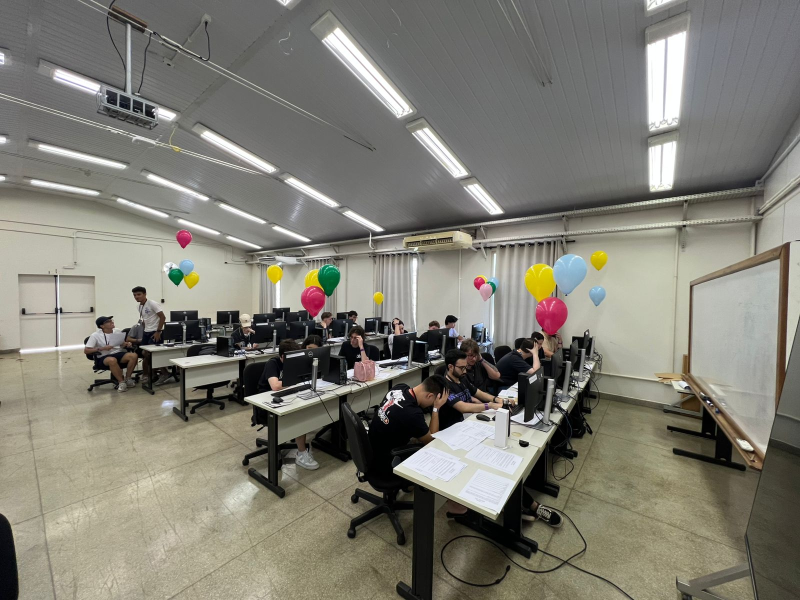
#> input picture baloes/Foto_Teste_2.jpeg, 1600 x 1200 px (shown at 1/2 size)
$ python calibrate_hsv.py --imagem Foto_Teste_2.jpeg
#> lines starting #> are read from the running program, lines starting #| are printed output that depends on the picture; after the words box and inside, x2 and y2 are one past the last pixel; in counts of white or black regions, pixels touching at a corner belong together
"""Ferramenta interativa de calibração de faixas HSV para cores de balão."""

import argparse
import json
import sys

import cv2
import numpy as np


_JANELA_CONTROLES = "Calibracao HSV - Controles"
_JANELA_MASCARA = "Mascara resultante"
_JANELA_ORIGINAL = "Imagem original"


def _criar_trackbars(janela: str) -> None:
    cv2.createTrackbar("H min", janela, 0,   179, lambda _: None)
    cv2.createTrackbar("H max", janela, 179, 179, lambda _: None)
    cv2.createTrackbar("S min", janela, 0,   255, lambda _: None)
    cv2.createTrackbar("S max", janela, 255, 255, lambda _: None)
    cv2.createTrackbar("V min", janela, 0,   255, lambda _: None)
    cv2.createTrackbar("V max", janela, 255, 255, lambda _: None)


def _ler_trackbars(janela: str) -> tuple:
    h_min = cv2.getTrackbarPos("H min", janela)
    h_max = cv2.getTrackbarPos("H max", janela)
    s_min = cv2.getTrackbarPos("S min", janela)
    s_max = cv2.getTrackbarPos("S max", janela)
    v_min = cv2.getTrackbarPos("V min", janela)
    v_max = cv2.getTrackbarPos("V max", janela)
    return h_min, h_max, s_min, s_max, v_min, v_max


def _faixa_para_json(h_min, h_max, s_min, s_max, v_min, v_max) -> dict:
    return {
        "lower": [h_min, s_min, v_min],
        "upper": [h_max, s_max, v_max],
    }


def main() -> None:
    parser = argparse.ArgumentParser(
        description=(
            "Calibração interativa de faixas HSV. "
            "Pressione 's' para salvar faixa, 'q' para sair e imprimir JSON."
        )
    )
    parser.add_argument("--imagem", required=True, help="Imagem de exemplo para calibrar.")
    parser.add_argument("--cor", default="nova_cor", help="Nome da cor sendo calibrada.")
    args = parser.parse_args()

    bgr = cv2.imread(args.imagem)
#> bgr is the input picture: shape (1200, 1600, 3); mean B, G, R 116, 125.9, 128.1
    if bgr is None:
        print(f"Erro: não foi possível carregar '{args.imagem}'", file=sys.stderr)
        sys.exit(1)

    # Redimensiona para caber na tela, mantendo proporção
    altura, largura = bgr.shape[:2]
#> altura = 1200; largura = 1600
    if largura > 1000:
        escala = 1000 / largura
#> escala = 0.625
        bgr = cv2.resize(bgr, (1000, int(altura * escala)))
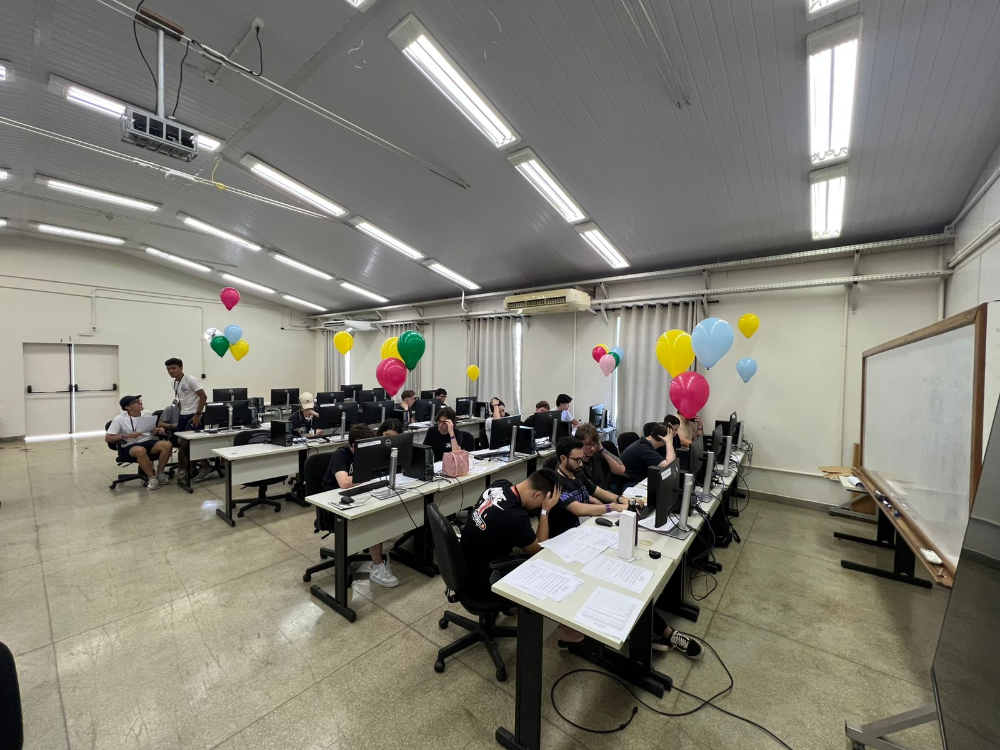
#> bgr: shape (750, 1000, 3); mean B, G, R 115.9, 125.8, 128

    hsv = cv2.cvtColor(bgr, cv2.COLOR_BGR2HSV)
#> hsv: shape (750, 1000, 3); mean H, S, V 38.9, 33.5, 129.3

    # Janela de controles precisa de uma imagem mínima para hospedar trackbars
    painel_ctrl = np.zeros((10, 400, 3), dtype=np.uint8)
    cv2.namedWindow(_JANELA_CONTROLES)
    cv2.imshow(_JANELA_CONTROLES, painel_ctrl)
    _criar_trackbars(_JANELA_CONTROLES)
#> slider 'H min' is set to 35
#> slider 'S min' is set to 51
#> slider 'V min' is set to 51

    cv2.namedWindow(_JANELA_ORIGINAL)
    cv2.imshow(_JANELA_ORIGINAL, bgr)

    cv2.namedWindow(_JANELA_MASCARA)

    faixas_salvas: list[dict] = []

    print("=" * 50)
    print(f"Calibrando cor: {args.cor!r}")
    print("Teclas:")
    print("  s  — salva a faixa atual (permite capturar 2ª faixa para vermelho)")
    print("  q  — sai e imprime JSON")
    print("=" * 50)

    while True:
        vals = _ler_trackbars(_JANELA_CONTROLES)
        h_min, h_max, s_min, s_max, v_min, v_max = vals

        lower = np.array([h_min, s_min, v_min], dtype=np.uint8)
        upper = np.array([h_max, s_max, v_max], dtype=np.uint8)
        mascara = cv2.inRange(hsv, lower, upper)
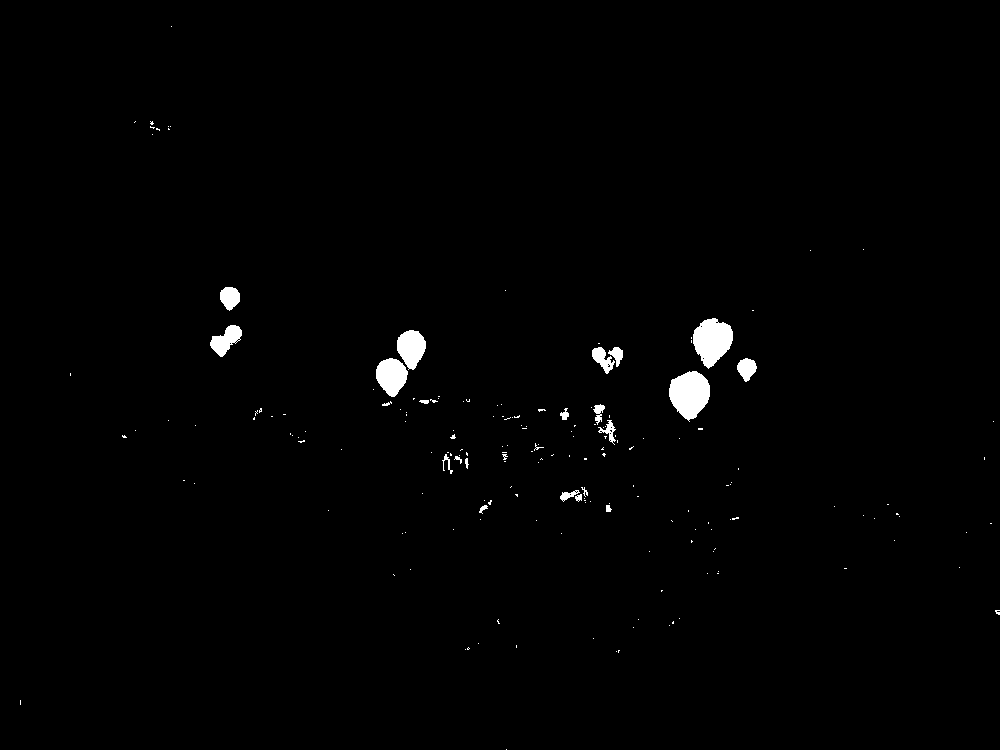
#> mascara: shape (750, 1000); 1% white; 185 white regions (162 under 20 px), largest, box (x1, y1, x2, y2) and area: (669, 371, 710, 422) 1464, (693, 318, 733, 369) 1375, (376, 358, 408, 397) 880

        mascara_colorida = cv2.bitwise_and(bgr, bgr, mask=mascara)
        cv2.imshow(_JANELA_MASCARA, mascara_colorida)

        tecla = cv2.waitKey(30) & 0xFF
#> (key q is pressed here)

        if tecla == ord("s"):
            faixa = _faixa_para_json(*vals)
            faixas_salvas.append(faixa)
            print(f"\nFaixa {len(faixas_salvas)} salva: {faixa}")
            if len(faixas_salvas) == 1:
                print("Ajuste os trackbars para capturar a 2ª faixa (vermelho) ou pressione 'q'.")

        elif tecla == ord("q"):
            break

    cv2.destroyAllWindows()

    if not faixas_salvas:
        # Usa os valores atuais dos trackbars se nenhuma foi salva explicitamente
        faixas_salvas.append(_faixa_para_json(*_ler_trackbars(_JANELA_CONTROLES)))

    entrada_json = {
        "nome": args.cor,
        "faixas": faixas_salvas,
    }

    print("\n=== Cole o trecho abaixo em config/cores.json (dentro de 'cores') ===")
    print(json.dumps(entrada_json, ensure_ascii=False, indent=2))


if __name__ == "__main__":
    main()

$ run again, on baloes/WhatsApp Image 2026-06-26 at 16.26.45.jpeg
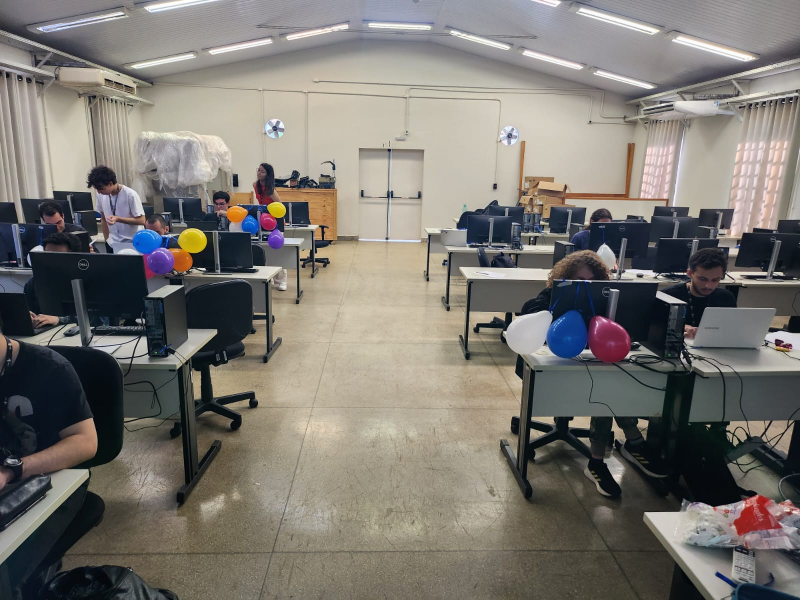
#> input picture baloes/WhatsApp Image 2026-06-26 at 16.26.45.jpeg, 1600 x 1200 px (shown at 1/2 size)
#> in main, bgr is the input picture: shape (1200, 1600, 3); mean B, G, R 113.2, 119.1, 122.9
#> bgr: shape (750, 1000, 3)
#> hsv: shape (750, 1000, 3); mean H, S, V 55.5, 53.4, 127.9
#> in main, `mascara = cv2.inRange(hsv, lower, upper)`:
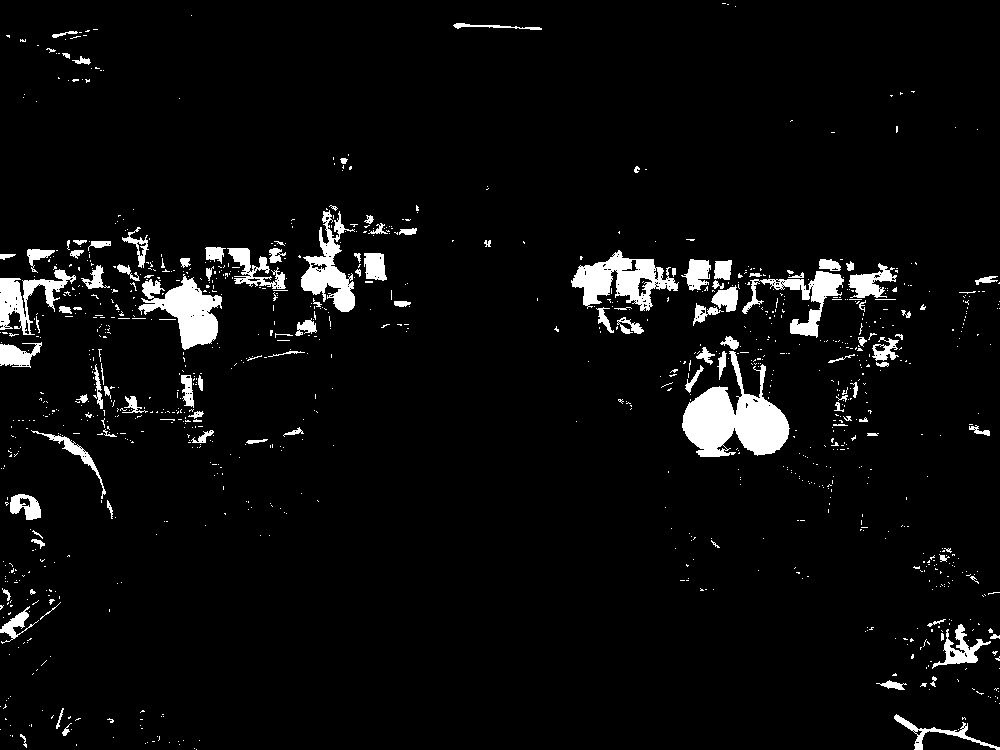
#> mascara: shape (750, 1000); 4.7% white; 1066 white regions (949 under 20 px), largest, box (x1, y1, x2, y2) and area: (682, 351, 790, 457) 5565, (571, 250, 679, 311) 3070, (138, 274, 222, 350) 2998
#> in main, `mascara_colorida = cv2.bitwise_and(bgr, bgr, mask=mascara)`:
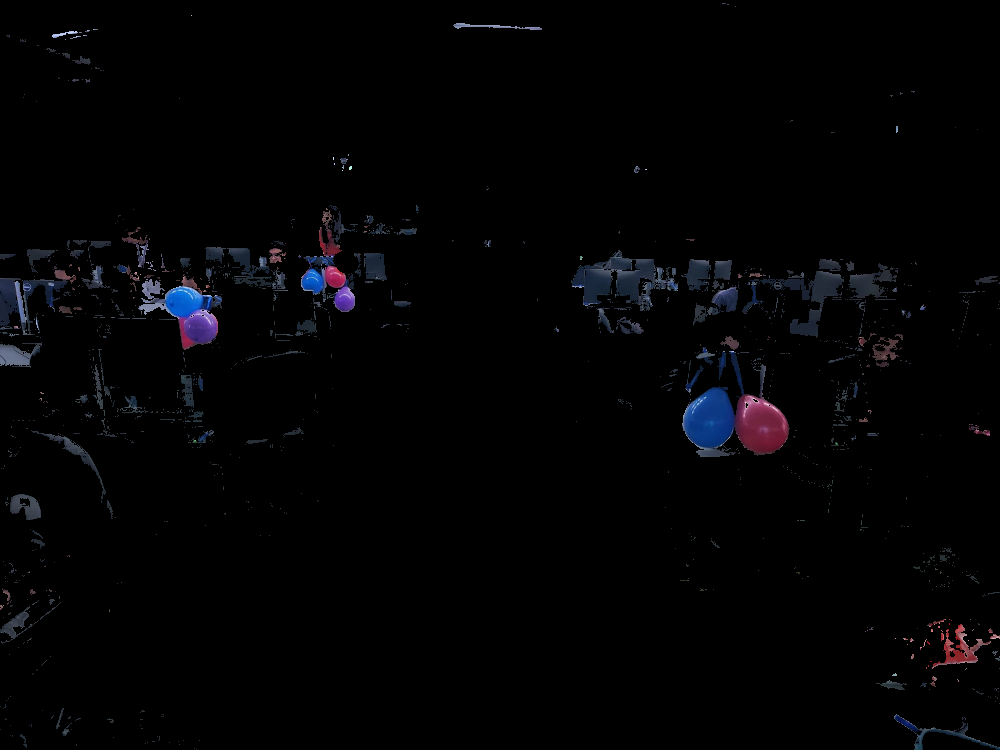
#> mascara_colorida: shape (750, 1000, 3); mean B, G, R 4, 2.8, 2.8

$ run again, on baloes/WhatsApp Image 2026-06-26 at 16.26.50.jpeg
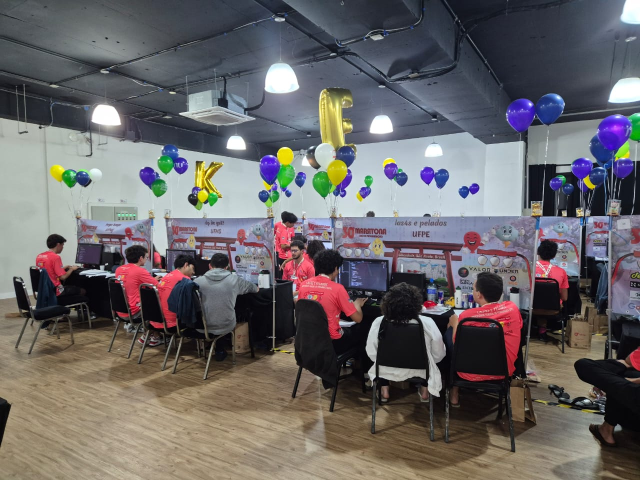
#> input picture baloes/WhatsApp Image 2026-06-26 at 16.26.50.jpeg, 1280 x 960 px (shown at 1/2 size)
#> in main, bgr is the input picture: shape (960, 1280, 3); mean B, G, R 103.1, 102.2, 106.4
#> bgr: shape (750, 1000, 3)
#> hsv: shape (750, 1000, 3); mean H, S, V 84, 63.5, 118.5
#> in main, `mascara = cv2.inRange(hsv, lower, upper)`:
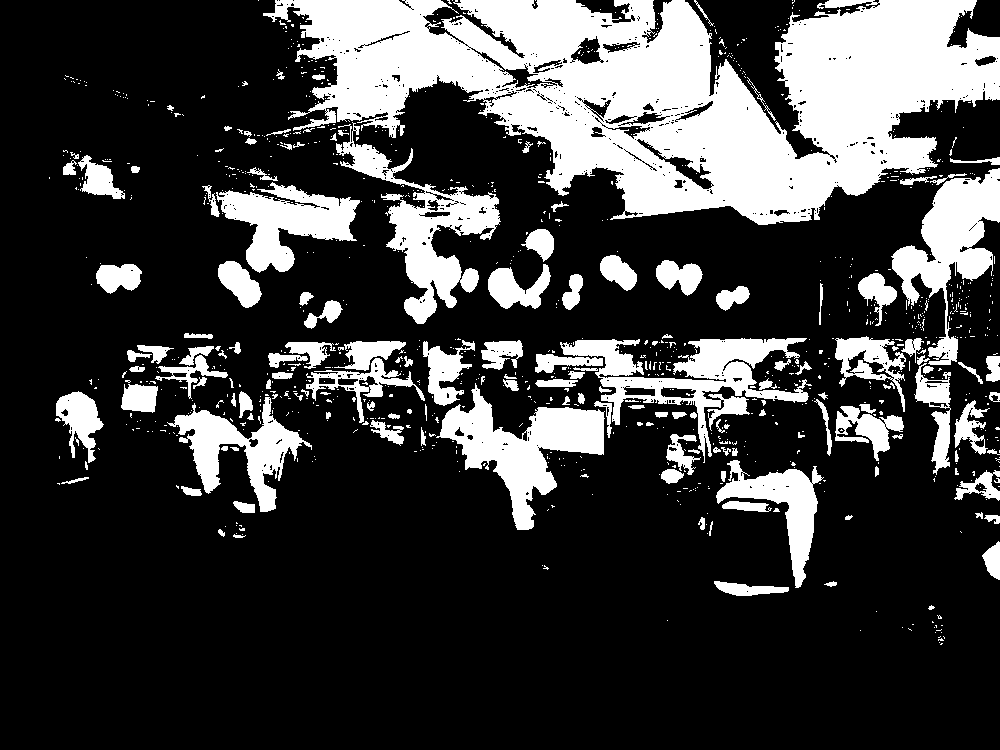
#> mascara: shape (750, 1000); 24.3% white; 1048 white regions (896 under 20 px), largest, box (x1, y1, x2, y2) and area: (263, 0, 1000, 225) 91164, (560, 338, 812, 463) 9028, (436, 383, 605, 530) 9011
#> in main, `mascara_colorida = cv2.bitwise_and(bgr, bgr, mask=mascara)`:
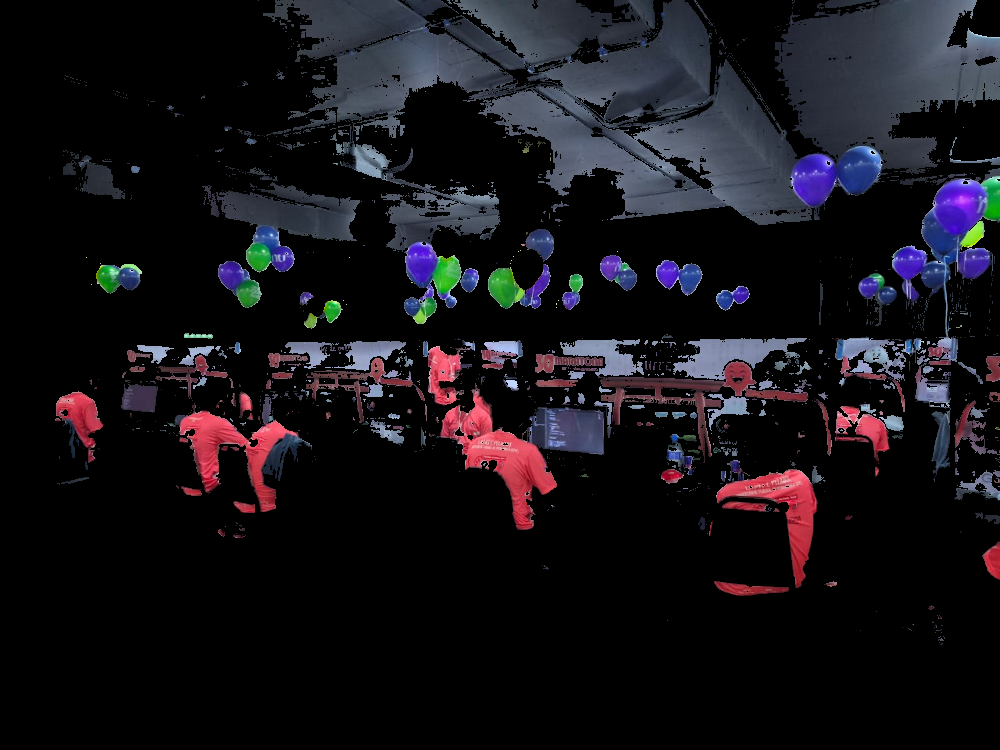
#> mascara_colorida: shape (750, 1000, 3); mean B, G, R 24.1, 19, 21.2
